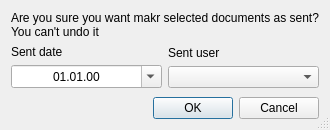
<?xml version="1.0" encoding="UTF-8"?>
<ui version="4.0">
 <class>SentParamsDgl</class>
 <widget class="QDialog" name="SentParamsDgl">
  <property name="geometry">
   <rect>
    <x>0</x>
    <y>0</y>
    <width>295</width>
    <height>130</height>
   </rect>
  </property>
  <property name="windowTitle">
   <string>Dialog</string>
  </property>
  <property name="sizeGripEnabled">
   <bool>true</bool>
  </property>
  <layout class="QVBoxLayout" name="verticalLayout_3">
   <item>
    <widget class="QLabel" name="label_3">
     <property name="text">
      <string>Are you sure you want makr selected documents as sent?
You can't undo it</string>
     </property>
    </widget>
   </item>
   <item>
    <layout class="QHBoxLayout" name="horizontalLayout">
     <item>
      <layout class="QVBoxLayout" name="verticalLayout">
       <item>
        <widget class="QLabel" name="label">
         <property name="text">
          <string>Sent date</string>
         </property>
        </widget>
       </item>
       <item>
        <widget class="QDateTimeEdit" name="dteSentDate">
         <property name="alignment">
          <set>Qt::AlignCenter</set>
         </property>
         <property name="currentSection">
          <enum>QDateTimeEdit::DaySection</enum>
         </property>
         <property name="displayFormat">
          <string>dd.MM.yy</string>
         </property>
         <property name="calendarPopup">
          <bool>true</bool>
         </property>
        </widget>
       </item>
      </layout>
     </item>
     <item>
      <layout class="QVBoxLayout" name="verticalLayout_2">
       <item>
        <widget class="QLabel" name="label_2">
         <property name="text">
          <string>Sent user</string>
         </property>
        </widget>
       </item>
       <item>
        <widget class="QComboBox" name="cbSentUser">
         <property name="sizeAdjustPolicy">
          <enum>QComboBox::AdjustToContents</enum>
         </property>
        </widget>
       </item>
      </layout>
     </item>
    </layout>
   </item>
   <item>
    <spacer name="verticalSpacer">
     <property name="orientation">
      <enum>Qt::Vertical</enum>
     </property>
     <property name="sizeHint" stdset="0">
      <size>
       <width>20</width>
       <height>40</height>
      </size>
     </property>
    </spacer>
   </item>
   <item>
    <widget class="QDialogButtonBox" name="buttonBox">
     <property name="orientation">
      <enum>Qt::Horizontal</enum>
     </property>
     <property name="standardButtons">
      <set>QDialogButtonBox::Cancel|QDialogButtonBox::Ok</set>
     </property>
    </widget>
   </item>
  </layout>
 </widget>
 <resources/>
 <connections>
  <connection>
   <sender>buttonBox</sender>
   <signal>accepted()</signal>
   <receiver>SentParamsDgl</receiver>
   <slot>accept()</slot>
   <hints>
    <hint type="sourcelabel">
     <x>248</x>
     <y>254</y>
    </hint>
    <hint type="destinationlabel">
     <x>157</x>
     <y>274</y>
    </hint>
   </hints>
  </connection>
  <connection>
   <sender>buttonBox</sender>
   <signal>rejected()</signal>
   <receiver>SentParamsDgl</receiver>
   <slot>reject()</slot>
   <hints>
    <hint type="sourcelabel">
     <x>316</x>
     <y>260</y>
    </hint>
    <hint type="destinationlabel">
     <x>286</x>
     <y>274</y>
    </hint>
   </hints>
  </connection>
 </connections>
</ui>
